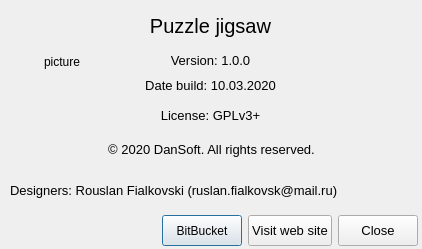
<?xml version="1.0" encoding="UTF-8"?>
<ui version="4.0">
 <class>FormAbout</class>
 <widget class="QDialog" name="FormAbout">
  <property name="geometry">
   <rect>
    <x>0</x>
    <y>0</y>
    <width>422</width>
    <height>249</height>
   </rect>
  </property>
  <property name="windowTitle">
   <string notr="true">Dialog</string>
  </property>
  <widget class="QLabel" name="label">
   <property name="geometry">
    <rect>
     <x>10</x>
     <y>10</y>
     <width>401</width>
     <height>31</height>
    </rect>
   </property>
   <property name="font">
    <font>
     <pointsize>15</pointsize>
    </font>
   </property>
   <property name="text">
    <string>Puzzle jigsaw</string>
   </property>
   <property name="alignment">
    <set>Qt::AlignCenter</set>
   </property>
  </widget>
  <widget class="QLabel" name="label_2">
   <property name="geometry">
    <rect>
     <x>10</x>
     <y>50</y>
     <width>401</width>
     <height>21</height>
    </rect>
   </property>
   <property name="font">
    <font>
     <pointsize>10</pointsize>
    </font>
   </property>
   <property name="text">
    <string notr="true">Version: 1.0.0</string>
   </property>
   <property name="alignment">
    <set>Qt::AlignCenter</set>
   </property>
  </widget>
  <widget class="QLabel" name="label_3">
   <property name="geometry">
    <rect>
     <x>10</x>
     <y>70</y>
     <width>401</width>
     <height>31</height>
    </rect>
   </property>
   <property name="font">
    <font>
     <pointsize>10</pointsize>
    </font>
   </property>
   <property name="text">
    <string notr="true">Date build: 10.03.2020</string>
   </property>
   <property name="alignment">
    <set>Qt::AlignCenter</set>
   </property>
  </widget>
  <widget class="QLabel" name="label_4">
   <property name="geometry">
    <rect>
     <x>6</x>
     <y>140</y>
     <width>411</width>
     <height>20</height>
    </rect>
   </property>
   <property name="font">
    <font>
     <pointsize>10</pointsize>
    </font>
   </property>
   <property name="text">
    <string notr="true">&lt;html&gt;&lt;head/&gt;&lt;body&gt;&lt;p&gt;© 2020 DanSoft. All rights reserved.&lt;/p&gt;&lt;/body&gt;&lt;/html&gt;</string>
   </property>
   <property name="alignment">
    <set>Qt::AlignCenter</set>
   </property>
  </widget>
  <widget class="QLabel" name="label_5">
   <property name="geometry">
    <rect>
     <x>30</x>
     <y>30</y>
     <width>64</width>
     <height>64</height>
    </rect>
   </property>
   <property name="text">
    <string notr="true">picture</string>
   </property>
   <property name="scaledContents">
    <bool>true</bool>
   </property>
   <property name="alignment">
    <set>Qt::AlignCenter</set>
   </property>
  </widget>
  <widget class="QLabel" name="label_6">
   <property name="geometry">
    <rect>
     <x>10</x>
     <y>100</y>
     <width>401</width>
     <height>31</height>
    </rect>
   </property>
   <property name="font">
    <font>
     <pointsize>10</pointsize>
    </font>
   </property>
   <property name="text">
    <string>License: GPLv3+</string>
   </property>
   <property name="alignment">
    <set>Qt::AlignCenter</set>
   </property>
  </widget>
  <widget class="QFrame" name="frame">
   <property name="geometry">
    <rect>
     <x>0</x>
     <y>210</y>
     <width>421</width>
     <height>41</height>
    </rect>
   </property>
   <property name="frameShape">
    <enum>QFrame::NoFrame</enum>
   </property>
   <property name="frameShadow">
    <enum>QFrame::Raised</enum>
   </property>
   <layout class="QHBoxLayout" name="horizontalLayout">
    <property name="spacing">
     <number>6</number>
    </property>
    <property name="leftMargin">
     <number>3</number>
    </property>
    <property name="topMargin">
     <number>3</number>
    </property>
    <property name="rightMargin">
     <number>3</number>
    </property>
    <property name="bottomMargin">
     <number>3</number>
    </property>
    <item>
     <spacer name="horizontalSpacer">
      <property name="orientation">
       <enum>Qt::Horizontal</enum>
      </property>
      <property name="sizeHint" stdset="0">
       <size>
        <width>40</width>
        <height>20</height>
       </size>
      </property>
     </spacer>
    </item>
    <item>
     <widget class="QPushButton" name="pushButton_3">
      <property name="minimumSize">
       <size>
        <width>0</width>
        <height>31</height>
       </size>
      </property>
      <property name="text">
       <string notr="true">BitBucket</string>
      </property>
     </widget>
    </item>
    <item>
     <widget class="QPushButton" name="pushButton_2">
      <property name="minimumSize">
       <size>
        <width>0</width>
        <height>31</height>
       </size>
      </property>
      <property name="font">
       <font>
        <pointsize>10</pointsize>
       </font>
      </property>
      <property name="text">
       <string>Visit web site</string>
      </property>
     </widget>
    </item>
    <item>
     <widget class="QPushButton" name="pushButton">
      <property name="minimumSize">
       <size>
        <width>0</width>
        <height>31</height>
       </size>
      </property>
      <property name="font">
       <font>
        <pointsize>10</pointsize>
       </font>
      </property>
      <property name="text">
       <string>Close</string>
      </property>
     </widget>
    </item>
   </layout>
  </widget>
  <widget class="QLabel" name="label_7">
   <property name="geometry">
    <rect>
     <x>10</x>
     <y>180</y>
     <width>401</width>
     <height>21</height>
    </rect>
   </property>
   <property name="font">
    <font>
     <pointsize>10</pointsize>
    </font>
   </property>
   <property name="text">
    <string notr="true">Designers: Rouslan Fialkovski (ruslan.fialkovsk@mail.ru)</string>
   </property>
   <property name="textFormat">
    <enum>Qt::PlainText</enum>
   </property>
  </widget>
 </widget>
 <resources/>
 <connections/>
</ui>
